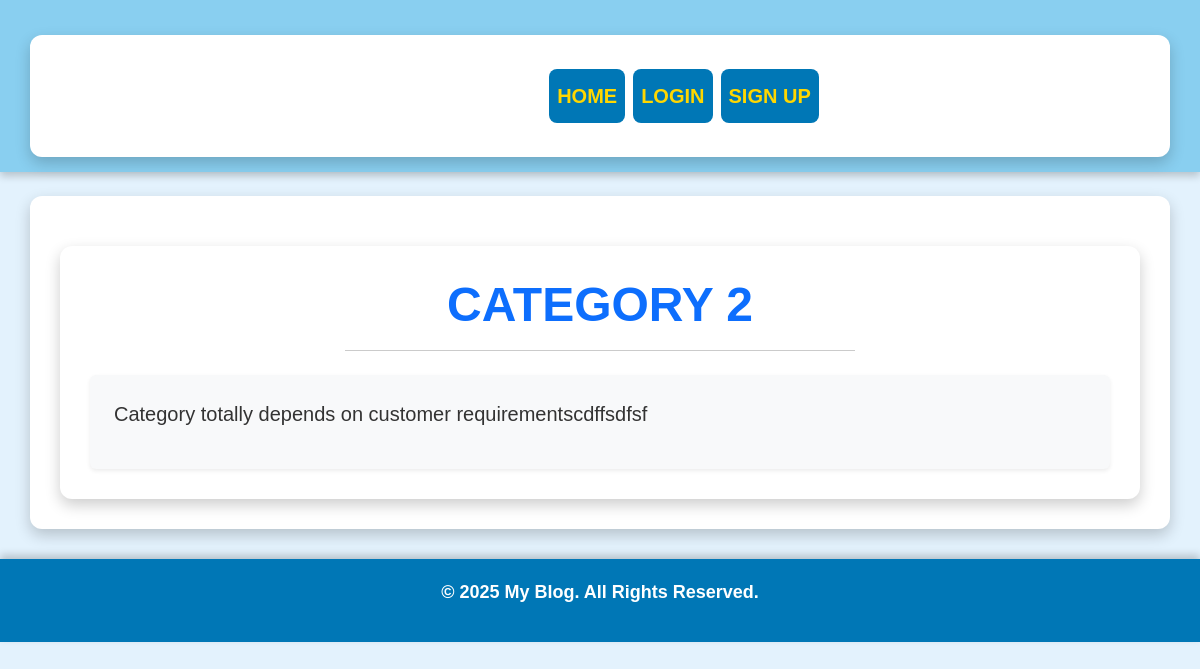
The app's page /post/1/ with its own data.
### blog/models.py (models this page shows)
class Post(models.Model):
    title = models.CharField(max_length=200)
    body = models.TextField()
    author = models.ForeignKey(User, on_delete=models.CASCADE)
    created_at = models.DateTimeField(auto_now_add=True)

### blog/views.py (the view)
# urls.py: path('post/<int:pk>/', views.post_detail, name='post_detail'),
def post_detail(request, pk):
    post = get_object_or_404(Post, pk=pk)
    return render(request, 'blog/post_detail.html', {'post': post})

### blog/templates/blog/post_detail.html (shortened to what this page needs)
{% extends "base.html" %}
{% block content %}
    <div class="container">
        <div class="text-center mb-4">
            <h2 class="display-5 fw-bold text-primary text-uppercase">{{ post.title }}</h2>
            <hr class="w-50 mx-auto">
        </div>
        <div class="p-4 bg-light rounded shadow-sm">
            <p class="fs-5">{{ post.body }}</p>
        </div>
    </div>
{% endblock %}

### blog/templates/base.html (style rules this page uses)
body { background-color: #E3F2FD; color: #333; font-family: 'Arial', sans-serif; }
.container { background-color: white; padding: 30px; border-radius: 12px; box-shadow: 0px 6px 15px rgba(0, 0, 0, 0.2); margin-top: 20px; }
h2, h3 { color: #005f8e; font-weight: bold; }

### records on screen
Post: title "CATEGORY 2", body "Category totally depends on customer requirementscdffsdfsf"
